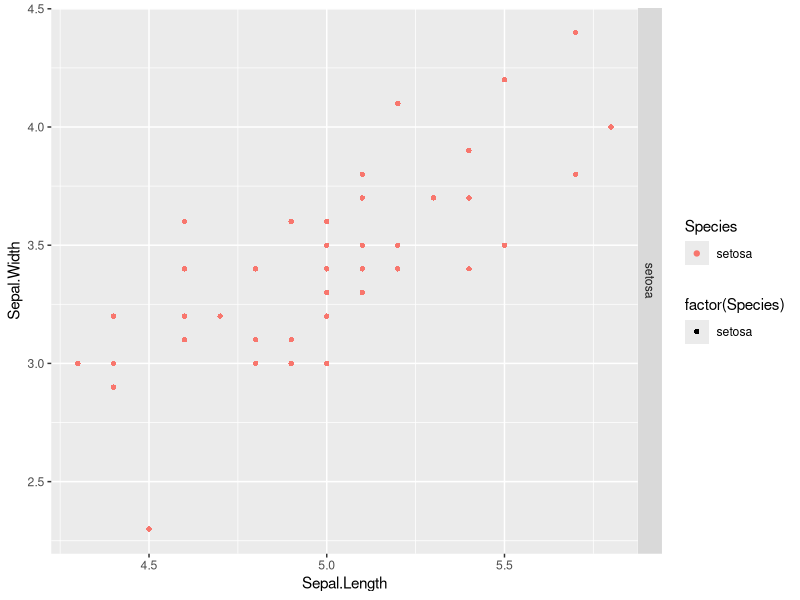

Reproduce this figure in R.
## ---- chunk 1
library(ggplot2)
data(iris)
    sp <- iris[iris$Species =="setosa",]    
    g <- ggplot(sp, aes(x= Sepal.Length, y= Sepal.Width)) +
        geom_point(data = sp, aes(shape = factor(Species), colour=Species)) +  
        facet_grid(Species ~ .)    
    print(g)

